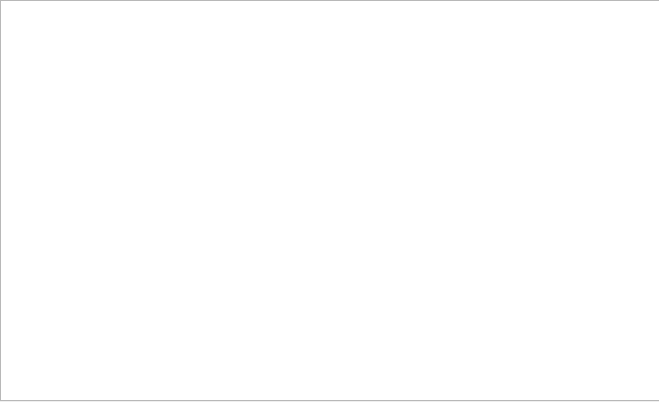
<?xml version="1.0" encoding="UTF-8"?>
<ui version="4.0">
 <class>MainWindow</class>
 <widget class="QMainWindow" name="MainWindow">
  <property name="geometry">
   <rect>
    <x>0</x>
    <y>0</y>
    <width>659</width>
    <height>402</height>
   </rect>
  </property>
  <property name="windowTitle">
   <string>Confusion Matrix</string>
  </property>
  <widget class="QWidget" name="centralwidget">
   <widget class="QTextEdit" name="textEdit">
    <property name="geometry">
     <rect>
      <x>0</x>
      <y>0</y>
      <width>661</width>
      <height>401</height>
     </rect>
    </property>
    <property name="font">
     <font>
      <pointsize>10</pointsize>
     </font>
    </property>
    <property name="html">
     <string>&lt;!DOCTYPE HTML PUBLIC &quot;-//W3C//DTD HTML 4.0//EN&quot; &quot;http://www.w3.org/TR/REC-html40/strict.dtd&quot;&gt;
&lt;html&gt;&lt;head&gt;&lt;meta name=&quot;qrichtext&quot; content=&quot;1&quot; /&gt;&lt;style type=&quot;text/css&quot;&gt;
p, li { white-space: pre-wrap; }
&lt;/style&gt;&lt;/head&gt;&lt;body style=&quot; font-family:'MS Shell Dlg 2'; font-size:10pt; font-weight:400; font-style:normal;&quot;&gt;
&lt;p style=&quot;-qt-paragraph-type:empty; margin-top:12px; margin-bottom:12px; margin-left:0px; margin-right:0px; -qt-block-indent:0; text-indent:0px; font-size:8.25pt;&quot;&gt;&lt;br /&gt;&lt;/p&gt;&lt;/body&gt;&lt;/html&gt;</string>
    </property>
   </widget>
  </widget>
 </widget>
 <resources>
  <include location="C:/Users/g/Pictures/Saved Pictures/aaaaaa.qrc"/>
 </resources>
 <connections/>
</ui>
